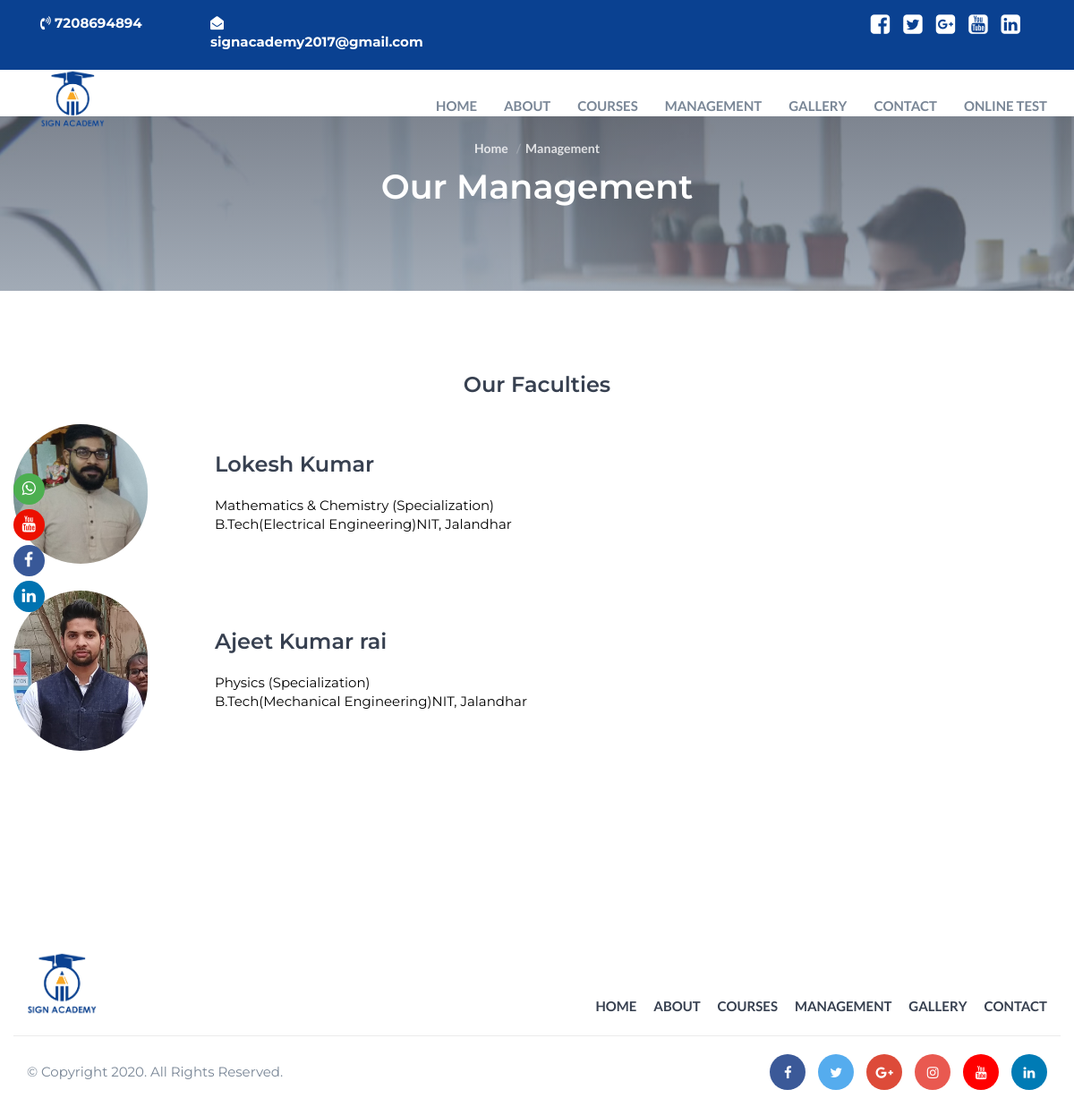
The page /management.php on the database its author committed.
### tables this page shows
CREATE TABLE `addfaculty` (
  `fid` int(200) NOT NULL,
  `faculty_name` varchar(200) NOT NULL,
  `faculty_spec` varchar(300) NOT NULL,
  `faculty_qual` varchar(200) NOT NULL,
  `faculty_teach` varchar(300) NOT NULL,
  `faculty_loc` varchar(200) NOT NULL,
  `faculty_pic` varchar(500) NOT NULL
);

### management.php (the view, shortened to what this page needs)
<!DOCTYPE html>
<html lang="en">
	<head>
		<?php
		require_once("extfiles.php");
		?>
</head>
<body>
		<?php
           require_once("header.php")
		?>
	<div class="hero-area section">
			<div class="bg-image bg-parallax overlay" style="background-image:url(./Img/page-background.jpg)"></div>
			<div class="container">
				<div class="row">
					<div class="col-md-10 col-md-offset-1 text-center">
						<ul class="hero-area-tree">
							<li><a href="index.html">Home</a></li>
							<li>Management</li>
						</ul>
						<h1 class="white-text">Our Management</h1>
					</div>
				</div>
			</div>
		</div>
		    <div id="why-us" class="section">
			<div class="container">
				<div class="row">
					<h3 class="text-center">Our Faculties</h3>
						<div class="row">
                          <table style="width: 100%;">
						<?php
					        $conn=mysqli_connect(dbhost,dbuser,dbpass,dbname) or die(mysqli_connect_error());
					        $q = "select * from addfaculty  limit 4";
				            $res=mysqli_query($conn,$q) or die(mysqli_error($conn));
							$count=mysqli_affected_rows($conn);
							if($count==0)
							{
								print "There is no Faculty Added";
							}
							else
							{
								while($x=mysqli_fetch_array($res))
								{
									?>
							<tr class="text-black">
											<td style="width: 20%;" class="p-2"><?php print "<img src='adminuploads/faculty/$x[6]' alt='' width='150px' style='border-radius:100px;'>"  ?></td>
							          <td><h3 class="font-weight-bold m-0"><?php print "$x[1]" ?></h3><br />
							         <?php print "$x[2]" ?> (Specialization)<br />
						             <?php print "$x[3]" ?><?php print "$x[5]" ?></td>
						          </tr>
						<?php
                         }
       				    }
					?>
						</table>
					</div>
				</div>
			</div>
		</div>
	</body>
		<?php
 require_once("footer.php");
?>
</body>
</html>

### css/style.css (style rules this page uses)
body { font-family: 'Montserrat', sans-serif; font-size: 15px; font-weight: 400; color: #798696; overflow-x:hidden; }
h1,h2,h3,h4,h5,h6 { margin-top: 12px; margin-bottom: 15px; font-weight: 600; color: #374050; }
h1 { font-size:38px; }
h3 { font-size:24px; }
a { font-family: 'Lato', sans-serif; color: #374050; font-weight: 700; }
ul,ol { margin: 0; padding: 0; list-style: none }
.white-text { color: #FFF !important; }
.section { position:relative; padding-top:80px; padding-bottom:80px; }
.bg-image { position:absolute; left:0; right:0; top:0; bottom:0; background-position:center; background-size:cover; }
.bg-image.bg-parallax { background-attachment:fixed; }
.bg-image.overlay:after { content:""; position:absolute; left:0; right:0; top:0; bottom:0; background-image: -webkit-gradient(linear, left top, left bottom, from(#374050), to(#798696)); background-image: linear-gradient(to bottom, #374050 0%, #798696 100%); opacity: 0.7; }
.hero-area { position:relative; padding-top: 80px; padding-bottom: 80px; margin-top:75px; }
.hero-area-tree li { display:inline-block; font-family: 'Lato', sans-serif; font-weight:600; font-size:14px; color:rgba(255, 255, 255, 0.8); }
.hero-area-tree li > a { color:rgba(255, 255, 255, 0.8); }
.hero-area-tree li + li:before { content: "/"; display: inline-block; margin: 0px 5px; color: rgba(235, 235, 235, 0.25); }
.text-black { color:black; }
.p-2 { padding: 15px; }
.m-0 { margin:0; }

### rows shown on the page
addfaculty: faculty_pic (picture), faculty_name "Lokesh Kumar", faculty_spec "Mathematics & Chemistry", faculty_qual "B.Tech(Electrical Engineering)", faculty_loc "NIT, Jalandhar"
addfaculty: faculty_pic (picture), faculty_name "Ajeet Kumar rai", faculty_spec "Physics", faculty_qual "B.Tech(Mechanical Engineering)", faculty_loc "NIT, Jalandhar"
